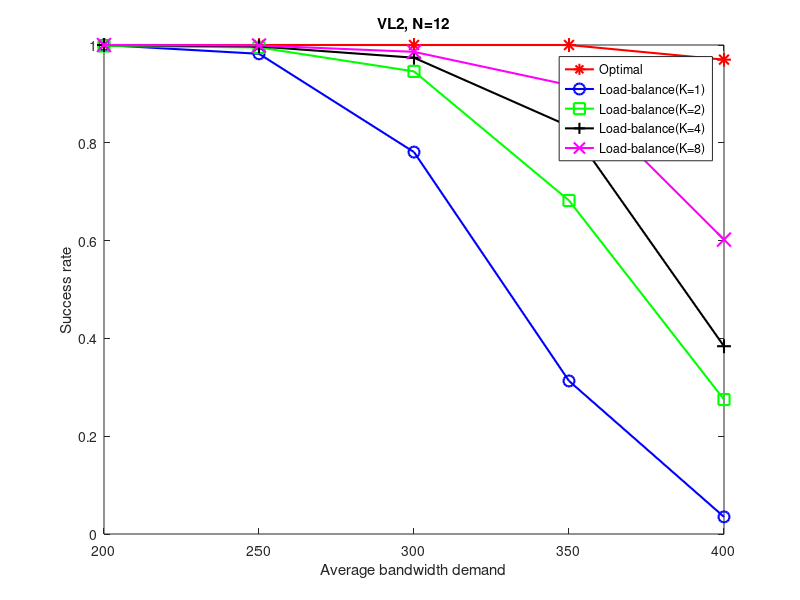
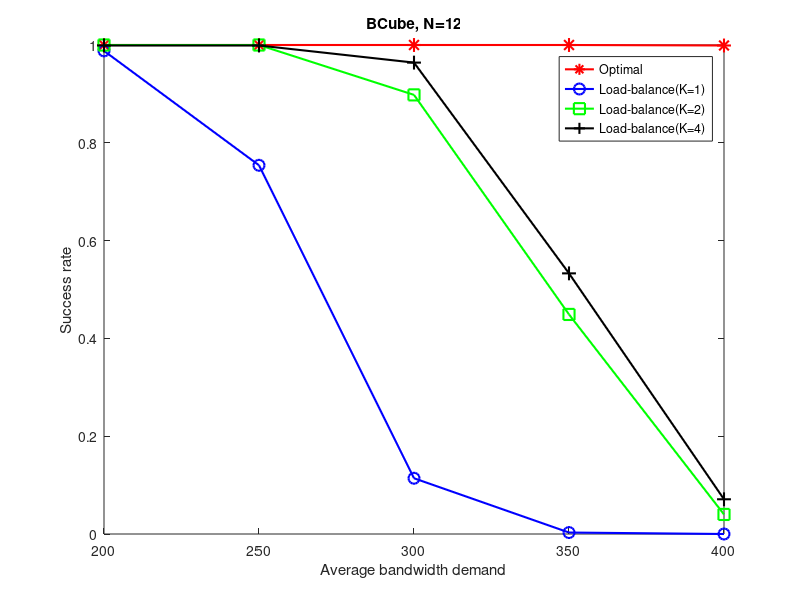
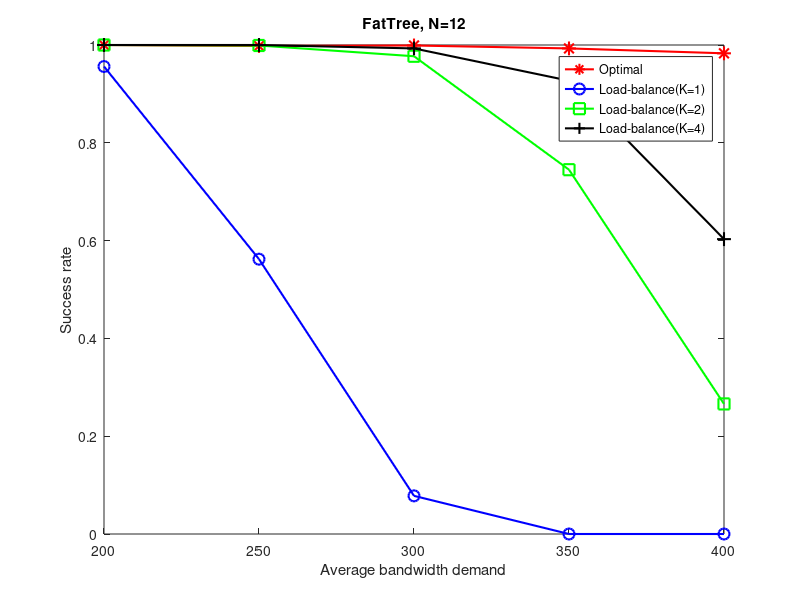

MATLAB code to generate these figures, in order:
clear all;
close all;


%VL2
N=12;
B=[200,250,300,350,400];
success_opt=[ 1 1 1 1 0.97 ];   %success_rate 
success_1=[1 0.982 0.781 0.313 0.035 ];   %success_rate 
success_2=[0.998 0.995 0.946 0.682 0.275 ];   %success_rate 
success_4=[1 0.997 0.974 0.834 0.384 ];   %success_rate 
success_8=[1 0.999 0.986 0.918 0.602 ];   %success_rate
 %1 0.98 0.87 0.56 0.12 

figure;
h1=plot(B,success_opt,B,success_1,B,success_2,B,success_4,B,success_8);
title('VL2, N=12');

xlabel('Average bandwidth demand');
ylabel('Success rate');
legend(h1,'Optimal','Load-balance(K=1)','Load-balance(K=2)','Load-balance(K=4)','Load-balance(K=8)');
set(gca,'XLim',[200,400]);
set(h1,{'Color'},{'r';'b';'g';'k';'m'});
set(h1,{'Marker'},{'*';'O';'s';'+';'x'},{'MarkerSize'},{10;8;8;10;10});
set(h1,'LineWidth',1.5);
%set(h1,'LineWidth',1.5,{'LineStyle'},{'-';'-';'-';}) 

%BCube
N=12;
B=[200,250,300,350,400];
success_opt=[  1 1 1 1 0.999  ];   %success_rate 
success_1=[0.988 0.754 0.114 0.003 0 ];   %success_rate 
success_2=[ 1 1 0.898 0.449 0.04 ];   %success_rate 
success_4=[ 0.999 0.999 0.964 0.533 0.071  ];   %success_rate 
 %1 0.98 0.87 0.56 0.12 

figure;
h1=plot(B,success_opt,B,success_1,B,success_2,B,success_4);
title('BCube, N=12');

xlabel('Average bandwidth demand');
ylabel('Success rate');
legend(h1,'Optimal','Load-balance(K=1)','Load-balance(K=2)','Load-balance(K=4)');
set(gca,'XLim',[200,400]);
set(h1,{'Color'},{'r';'b';'g';'k'});
set(h1,{'Marker'},{'*';'O';'s';'+'},{'MarkerSize'},{10;8;8;10;});
set(h1,'LineWidth',1.5);
%set(h1,'LineWidth',1.5,{'LineStyle'},{'-';'-';'-';}) 


%FatTree
N=12;
B=[200,250,300,350,400];
success_opt=[1 0.998 0.999 0.993 0.983 ];   %success_rate 
success_1=[ 0.956 0.562 0.078 0 0 ];   %success_rate 
success_2=[1 0.999 0.977 0.745 0.266];   %success_rate 
success_4=[ 1 1 0.993 0.927 0.603  ];   %success_rate 
 %1 0.98 0.87 0.56 0.12 

figure;
h1=plot(B,success_opt,B,success_1,B,success_2,B,success_4);
title('FatTree, N=12');

xlabel('Average bandwidth demand');
ylabel('Success rate');
legend(h1,'Optimal','Load-balance(K=1)','Load-balance(K=2)','Load-balance(K=4)');
set(gca,'XLim',[200,400]);
set(h1,{'Color'},{'r';'b';'g';'k'});
set(h1,{'Marker'},{'*';'O';'s';'+'},{'MarkerSize'},{10;8;8;10;});
set(h1,'LineWidth',1.5);
%set(h1,'LineWidth',1.5,{'LineStyle'},{'-';'-';'-';}) 
